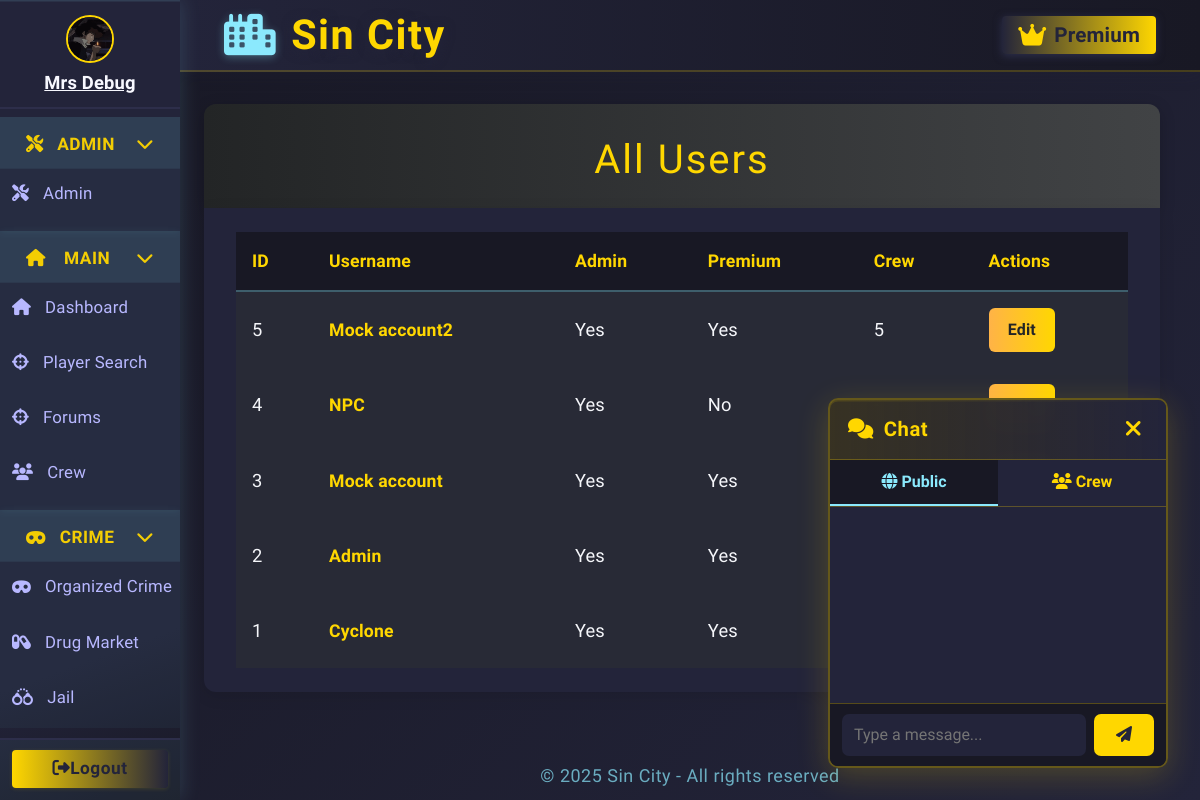
The app's page /admin/users (signed in) with its own data.
### app.py (models this page shows, shortened)
class Character(db.Model):
    __tablename__ = 'character'
    id = db.Column(db.Integer, primary_key=True)
    user_id = db.Column(db.Integer, db.ForeignKey('user.id'), nullable=True)
    user = db.relationship('User', backref='linked_character', foreign_keys=[user_id])
    name = db.Column(db.String(64), unique=True, nullable=False)
    health = db.Column(db.Integer, default=100)
    money = db.Column(db.Integer, default=250)
    level = db.Column(db.Integer, default=1)
    xp = db.Column(db.Integer, default=0)
    last_crime_time = db.Column(db.DateTime, nullable=True)
    last_travel_time = db.Column(db.DateTime, nullable=True)
    city = db.Column(db.String(64), default="New York")
    gun_id = db.Column(db.Integer, db.ForeignKey('shop_item.id'))
    gun = db.relationship('ShopItem', foreign_keys=[gun_id])
    in_jail = db.Column(db.Boolean, default=False)
    jail_until = db.Column(db.DateTime, nullable=True)
    crime_group_id = db.Column(db.Integer, db.ForeignKey('organized_crime.id'))
    crime_group = db.relationship("OrganizedCrime", back_populates="members", foreign_keys=[crime_group_id])
    master_id = db.Column(db.Integer, db.ForeignKey('user.id'))
    equipped_gun_id = db.Column(db.Integer, db.ForeignKey('gun.id'), nullable=True)
    equipped_gun = db.relationship('Gun', foreign_keys=[equipped_gun_id])
    earn_streak = db.Column(db.Integer, default=0)
    last_earned = db.Column(db.DateTime, nullable=True)
    is_alive = db.Column(db.Boolean, default=True)
    profile_image = db.Column(db.String(255), nullable=True)
    crew = db.Column(db.Integer, db.ForeignKey('crew.id'), nullable=True)
    crew_id = db.Column(db.Integer, db.ForeignKey('crew.id'))
    linked_user = db.relationship('User', foreign_keys=[user_id], overlaps="linked_character,linked_characters,user")
    crew = db.relationship('Crew', backref='characters')

class User(db.Model, UserMixin):
    __tablename__ = 'user'
    id = db.Column(db.Integer, primary_key=True)
    username = db.Column(db.String(12), unique=True, nullable=False)
    password_hash = db.Column(db.String(150), nullable=False)
    crew_id = db.Column(db.Integer, db.ForeignKey('crew.id'), nullable=True)
    last_seen = db.Column(db.DateTime, default=datetime.utcnow)
    last_earned = db.Column(db.DateTime, default=None, nullable=True)
    is_admin = db.Column(db.Boolean, default=False)
    premium = db.Column(db.Boolean, default=False)
    premium_until = db.Column(db.DateTime, nullable=True)
    last_known_ip = db.Column(db.String(45))
    organized_crime_id = db.Column(db.Integer, db.ForeignKey('organized_crime.id'))
    last_crime_time = db.Column(db.DateTime, nullable=True)
    gun_id = db.Column(db.Integer, db.ForeignKey('shop_item.id'), nullable=True)
    gun = db.relationship('ShopItem', foreign_keys=[gun_id])
    character = db.relationship('Character', backref='master', uselist=False, foreign_keys='Character.master_id')
    kills = db.Column(db.Integer, default=0)
    characters = db.relationship('Character', backref='owner', lazy=True,    foreign_keys='Character.master_id')
    linked_characters = db.relationship('Character', foreign_keys='Character.user_id')

### app.py (the view)
@admin_bp.route('/users')
@admin_required
def admin_users():
    users = User.query.order_by(User.id.desc()).all()
    return render_template('admin/users.html', users=users)

### app.py
class UpgradeForm(FlaskForm):
    submit = SubmitField('Upgrade')

### app.py (called while the page is built)
def admin_required(f):
    from functools import wraps
    @wraps(f)
    def decorated_function(*args, **kwargs):
        if not current_user.is_authenticated or not getattr(current_user, 'is_admin', False):
            flash("Admin access required.", "danger")
            return redirect(url_for('dashboard'))
        return f(*args, **kwargs)
    return decorated_function

@app.context_processor
def inject_user():
    return dict(user=current_user)

@app.before_request
def update_last_seen():
    if current_user.is_authenticated:
        now = datetime.utcnow()
        if not current_user.last_seen or (now - current_user.last_seen).seconds > 1:
            current_user.last_seen = now
            db.session.commit()

@app.before_request
def enable_sqlite_fk():
    if db.engine.url.drivername == 'sqlite':
        with db.engine.connect() as conn:
            conn.execute(db.text("PRAGMA foreign_keys=ON"))

@app.before_request
def check_character_alive():
    if current_user.is_authenticated:
        char = Character.query.filter_by(master_id=current_user.id).first()
        if not char or not char.is_alive:
            if request.endpoint not in ('create_character', 'logout', 'static'):
                return redirect(url_for('create_character'))

@login_manager.user_loader
def load_user(user_id):
    return db.session.get(User, int(user_id))

@app.context_processor
def inject_upgrade_form():
    return dict(upgrade_form=UpgradeForm())

@app.context_processor
def inject_current_character():
    from flask_login import current_user
    if current_user.is_authenticated:
        character = Character.query.filter_by(master_id=current_user.id, is_alive=True).first()
        return dict(current_character=character)
    return dict(current_character=None)

@app.context_processor
def inject_now():
    from datetime import datetime
    return {'now': datetime.utcnow}

### templates/admin/users.html (shortened to what this page needs)
{% extends "base.html" %}
{% block content %}
<div class="users-header">
    <h1>All Users</h1>
</div>
<div class="users-list">
    <table class="users-table">
        <tr>
            <th>ID</th>
            <th>Username</th>
            <th>Admin</th>
            <th>Premium</th>
            <th>Crew</th>
            <th>Actions</th>
        </tr>
        {% for user in users %}
        <tr>
            <td>{{ user.id }}</td>
            <td><span class="user-link">{{ user.username }}</span></td>
            <td>{{ 'Yes' if user.is_admin else 'No' }}</td>
            <td>{{ 'Yes' if user.premium else 'No' }}</td>
            <td>{{ user.crew_id or '-' }}</td>
            <td>
                <div class="user-actions">
                    <a href="{{ url_for('admin.admin_edit_user', user_id=user.id) }}" class="btn btn-primary">Edit</a>
                </div>
            </td>
        </tr>
        {% else %}
        <tr>
            <td colspan="6" style="color:#b8b8ff;">No users found.</td>
        </tr>
        {% endfor %}
    </table>
</div>
{% endblock %}

### templates/base.html (shortened to what this page needs)
<!DOCTYPE html>
<html lang="en">
<head>
  <link rel="stylesheet" href="https://cdn.jsdelivr.net/npm/bootstrap@4.6.2/dist/css/bootstrap.min.css">
  <link rel="stylesheet" href="https://cdnjs.cloudflare.com/ajax/libs/font-awesome/6.4.2/css/all.min.css">
</head>
<body class="fade-in">
  <div class="layout-root fade-in">
    <div class="sidebar {% if request.endpoint in ['login', 'register'] %}d-none{% endif %}">
      <nav class="sidebar">
        {% if current_user.is_authenticated %}
          <div class="sidebar-user">
            {% set character = current_character %}
            {% if character and character.profile_image %}
              <img
                src="{{ url_for('static', filename=character.profile_image) if not character.profile_image.startswith('http') else character.profile_image }}"
                class="crew-avatar"
                alt="avatar"
                style="width:48px;height:48px;border-radius:50%;margin-bottom:6px;border:2px solid #ffd700;object-fit:cover;"
              >
            {% else %}
              <i id="char-name" class="fas fa-user-circle"></i>
            {% endif %}
            {% if character %}
              <a href="{{ url_for('profile_by_id', char_id=character.id) }}" style="color:inherit; text-decoration: underline;">
                <strong>{{ character.name }}</strong>
              </a>
            {% else %}
              <span><strong>No character</strong></span>
            {% endif %}
          </div>
        {% endif %}
        <div class="sidebar-nav">
          {% if current_user.is_authenticated and current_user.is_admin %}
          <div class="sidebar-category">
            <div class="sidebar-category-title collapsible" onclick="toggleSidebarCategory(this)">
              <i class="fas fa-tools"></i> Admin
              <span class="collapse-arrow"><i class="fas fa-chevron-down"></i></span>
            </div>
            <div class="sidebar-subnav">
              <a href="{{ url_for('admin.admin_dashboard') }}" class="{% if request.endpoint == 'admin.index' %}active{% endif %}">
                <i class="fas fa-tools"></i> <span>Admin</span>
              </a>
            </div>
          </div>
          {% endif %}
          <div class="sidebar-category">
            <div class="sidebar-category-title collapsible" onclick="toggleSidebarCategory(this)">
              <i class="fas fa-home"></i> Main
              <span class="collapse-arrow"><i class="fas fa-chevron-down"></i></span>
            </div>
            <div class="sidebar-subnav">
              <a href="{{ url_for('dashboard') }}" class="{% if request.endpoint == 'dashboard' %}active{% endif %}">
                <i class="fas fa-home"></i> <span>Dashboard</span>
              </a>
              <a href="{{ url_for('player_search') }}" class="{% if request.endpoint == 'player_search' %}active{% endif %}">
                <i class="fas fa-crosshairs"></i> <span>Player Search</span>
              </a>
              <a href="{{ url_for('forums') }}" class="{% if request.endpoint == 'forums' %}active{% endif %}">
                <i class="fas fa-crosshairs"></i> <span>Forums</span>
              </a>
              {% if current_user.is_authenticated and current_character and current_character.crew_id %}
              <a href="{{ url_for('crew_page', crew_id=current_character.crew_id) }}" class="{% if request.endpoint == 'crew_page' %}active{% endif %}">
                <i class="fas fa-users"></i> <span>Crew</span>
              </a>
              {% endif %}
            </div>
          </div>
          <div class="sidebar-category">
            <div class="sidebar-category-title collapsible" onclick="toggleSidebarCategory(this)">
              <i class="fas fa-mask"></i> Crime
              <span class="collapse-arrow"><i class="fas fa-chevron-down"></i></span>
            </div>
            <div class="sidebar-subnav">
              <a href="{{ url_for('create_crime') }}" class="{% if request.endpoint == 'create_crime' %}active{% endif %}">
                <i class="fas fa-mask"></i> <span>Organized Crime</span>
              </a>
              <a href="{{ url_for('drug_dashboard') }}" class="{% if request.endpoint == 'drug_dashboard' %}active{% endif %}">
                <i class="fas fa-capsules"></i> <span>Drug Market</span>
              </a>
              <a href="{{ url_for('jail') }}" class="{% if request.endpoint == 'jail' %}active{% endif %}">
                <i class="fas fa-handcuffs"></i> <span>Jail</span>
              </a>
              <a href="{{ url_for('travel') }}" class="{% if request.endpoint == 'travel' %}active{% endif %}">
              </a>
            </div>
          </div>
        </div>
        <div class="sidebar-footer">
          {% if current_user.is_authenticated %}
          <a href="{{ url_for('logout') }}" class="btn"><i id="fas-fa" class="fas fa-sign-out-alt"></i><span>Logout</span> </a>
          {% endif %}
        </div>
      </nav>
    </div>
    <div class="main-area">
      <header class="topbar">
        <span class="topbar-title">
          <i class="fas fa-city"></i> {% block topbar_title %}Sin City{% endblock %}
        </span>
        <div class="topbar-actions">
          {% block topbar_actions %}
          {% if current_user.is_authenticated and not current_user.premium %}
          <form action="{{ url_for('upgrade') }}" method="post" class="d-inline">
            {{ upgrade_form.hidden_tag() }}
            {{ upgrade_form.submit(class_="btn") }}
          </form>
          {% elif current_user.is_authenticated and current_user.premium %}
          <span class="badge">
            <i class="fas fa-crown"></i> Premium
          </span>
          {% endif %}
          {% endblock %}
        </div>
      </header>
      <main class="content-area">
        {% block content %}{% endblock %}
      </main>
      <footer>
        &copy; {{ current_year if current_year else "2025" }} Sin City - All rights reserved
      </footer>
    </div>
    {% if current_user.is_authenticated %}
    <div id="floating-chat">
      <div class="chat-header">
        <span class="chat-title"><i class="fas fa-comments"></i> Chat</span>
        <button type="button" class="chat-close" onclick="toggleChat()" title="Close chat">
          <i class="fas fa-times"></i>
        </button>
      </div>
      <div class="chat-tabs">
        <button type="button" id="tab-public" class="chat-tab active-tab" onclick="switchTab('public')">
          <i class="fas fa-globe"></i> Public
        </button>
        <button type="button" id="tab-crew" class="chat-tab" onclick="switchTab('crew')">
          <i class="fas fa-users"></i> Crew
        </button>
      </div>
      <div id="chat-messages" class="chat-messages"></div>
      <form id="chat-form" autocomplete="off">
        <input type="text" id="chat-input" placeholder="Type a message..." maxlength="250" />
        <button type="submit" id="chat-submit"><i class="fas fa-paper-plane"></i></button>
      </form>
    </div>
    {% endif %}
  </div>
</body>
</html>

### templates/admin/users.html (style rules this page uses)
.users-header { background: linear-gradient(90deg, #232526 0%, #414345 100%); padding: 2rem 2rem 1rem 2rem; border-radius: 12px 12px 0 0; box-shadow: 0 4px 16px rgba(0,0,0,0.2); margin-bottom: 0; }
.users-header h1 { color: #ffd700; font-size: 2.5rem; text-align: center; margin-bottom: 0.5rem; letter-spacing: 2px; }
.users-list { background: #23243a; border-radius: 0 0 12px 12px; padding: 1.5rem 2rem; box-shadow: 0 4px 16px rgba(0,0,0,0.1); }
.users-table { width: 100%; color: #f5f6fa; border-collapse: separate; border-spacing: 0; }
.users-table th, .users-table td { padding: 1rem 1rem; text-align: left; vertical-align: middle; }
.users-table th { background: #181824; color: #ffd700; font-size: 1.1rem; font-weight: bold; border-bottom: 2px solid #8be9fd55; }
.users-table tr { background: #282a36; transition: background 0.2s; }
.user-link { color: #ffd700; font-size: 1.1rem; font-weight: bold; text-decoration: none; transition: color 0.2s; }
.user-actions { display: flex; gap: 8px; }
.btn-primary { background: linear-gradient(90deg, #ffb347 0%, #ffd700 100%); color: #232526; border: none; padding: 0.6rem 1.2rem; border-radius: 6px; font-weight: bold; margin-bottom: 0; transition: background 0.2s; text-decoration: none; }

### records on screen
Character: profile_image (picture), name "Mrs Debug"
User: id "5", username "Mock account2", is_admin "Yes", premium "Yes", crew "5"
User: id "4", username "NPC", is_admin "Yes", premium "No"
User: id "3", username "Mock account", is_admin "Yes", premium "Yes"
User: id "2", username "Admin", is_admin "Yes", premium "Yes"
User: id "1", username "Cyclone", is_admin "Yes", premium "Yes"

### other values on screen
{{ current_year if current_year else "2025" }} "2025"
